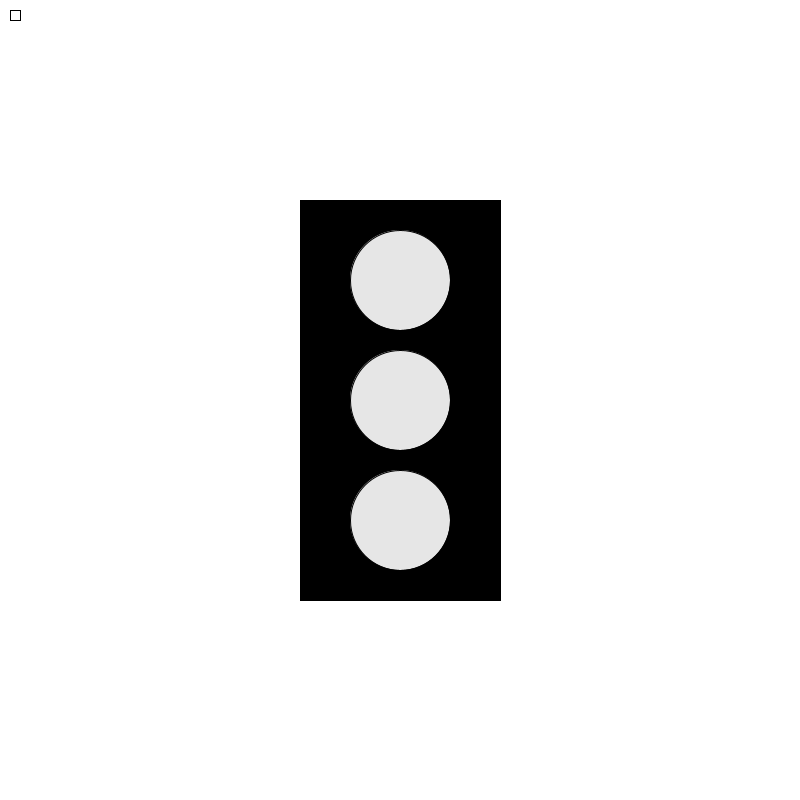
Frame 1 (no input)
Frame 60 (the mouse pressed at the canvas centre just before this capture): identical to frame 1, image omitted
Frame 120 (the mouse held since frame 60 and released just before this capture): identical to frame 1, image omitted

The Processing sketch that drew this single still picture (run headless with seeded random() and noise(); from frame 60 on, the mouse is pressed at the canvas centre):

// Processing sketch: Trafiklys
// ── Trafiklys.pde
int rectx = 10;
int recty = 10;

void setup(){
  size(800, 800);
  background(255);
            }
            
void draw(){
  fill(0);
  rect(300,200,200,400);
  fill(230);
  Redlight(400,280, 100, 100);
  Yellowlight(400,400,100,100);
  Greenlight(400,520,100,100);
    
  
  //Tid
  fill(255);
  rect(rectx,recty,10,10);
  //Tid bevægelse
  if(keyCode==ENTER){
    recty = recty +1;
                    }
  if(recty==400){
   recty = recty - 400;  
                      }
                                                      
  
if(keyCode==ENTER){
 if(recty<=100){
 fill(255,0,0);
 Redlight(400,280,100,100);
               }
               
 else if(recty>100 && recty <=200){
 fill(255,255,180);
 Yellowlight(400,400,100,100);
                     }
                     
 else if(recty>200 && recty<=300){
   fill(0,255,0);
 Greenlight(400,520,100,100);
                    }
                     
                     
                  }
                  
                 }
           
           

                 
void Redlight (int r1x, int r1y, int r2x, int r2y) {
  
ellipse(r1x,r1y,r2x,r2y);
                                                    }
                                                    
                                                    
void Yellowlight ( int y1x, int y1y, int y2x, int y2y){
 ellipse(400,400,100,100); 
 
                                                      } 
                                                      
void Greenlight (int g1x, int g1y, int g2x, int g2y){
  ellipse(400,520,100,100);
                                                    }
                                                    
void Tid (int x1,int y1, int x2, int y2){
rect(x1,y1,x2,y2);  
                                        }
                                                                                
